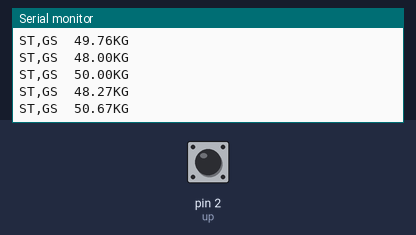
A sketch run on a simulated Arduino Uno, built with avr-gcc and run on an emulated ATmega328P. On the bench: the last lines printed to the serial monitor. The inputs (shaded band) are chosen by the test bench; at power-on: pin 2 (up) HIGH. Random numbers use the default seed unless the sketch sets one.

Above: at 1.2 s.
1.3 s: pin 2 (up) pulled LOW for 0.15 s
At 1.99 s:
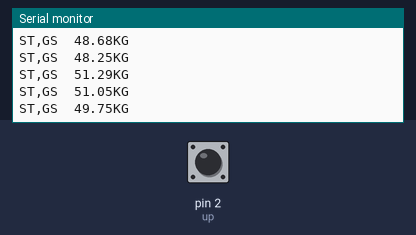
4.4 s: pin 2 (up) pulled LOW for 1 s
At 5.19 s:
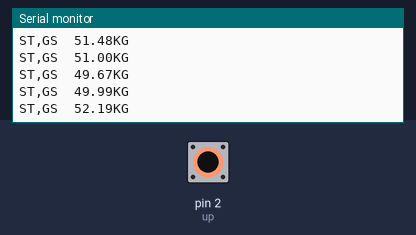
8.4 s: pin 2 (up) pulled LOW for 0.15 s
Timing chart, 0 to 11.4 s (numbered marks = the images above; inputs shaded):
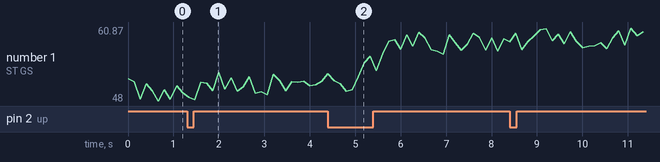

The sketch:

serialSim.ino
```cpp
int aa = 50;
#define down 0
#define up 2
long randNumber;
void setup() {
  // put your setup code here, to run once:
  Serial.begin(1200);

  pinMode(down, INPUT_PULLUP);
  pinMode(up, INPUT_PULLUP);
  randomSeed(analogRead(0));
}

void loop() {
  // put your main code here, to run repeatedly:
  randNumber = random(400);
  randNumber = randNumber - 200;
  float rnd = randNumber / 100.00;

  if (digitalRead(down) == LOW) {
    aa--;
    delay(100);
  }
  if (digitalRead(up) == LOW) {
    aa++;
    delay(100);
  }
  Serial.print("ST,GS  ");
  Serial.print(aa + rnd);
  Serial.println("KG");

}
```

Measured:
- after the input at 1.3 s, the serial monitor: prints a new line after 0.57 s (image 1)
- after the input at 4.4 s, the serial monitor: prints a new line after 0.67 s (image 2)
- plotted number 1: 49.42 → 51.46 after the input at 1.3 s, 51.46 → 58.8 after the input at 4.4 s
